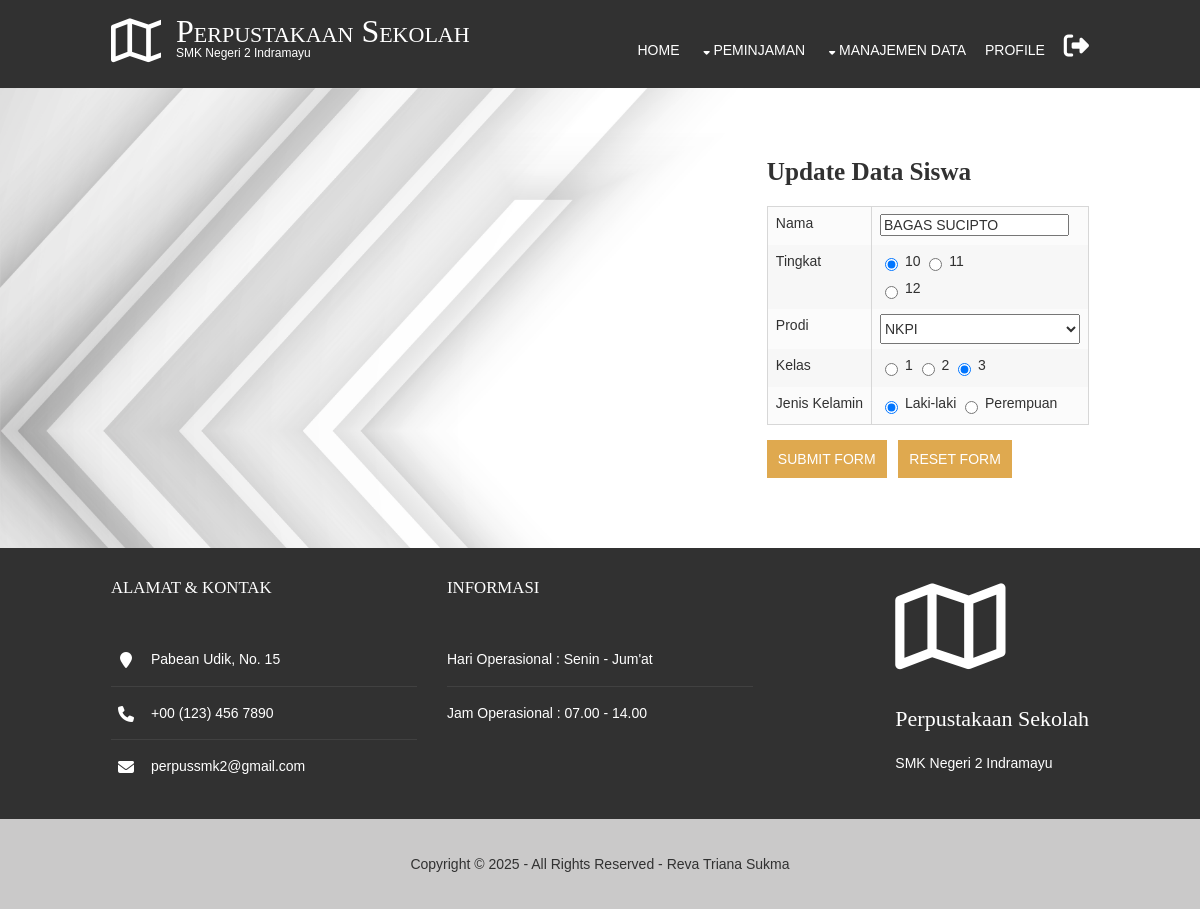
The page /pages/siswa/edit_siswa.php?id=21220001 (signed in) on the database its author committed.
### tables this page shows
CREATE TABLE `siswa` (
  `nis` char(8) NOT NULL,
  `nama` varchar(50) DEFAULT NULL,
  `kelas` char(1) DEFAULT NULL,
  `prodi` char(1) DEFAULT NULL,
  `tingkat` char(1) DEFAULT NULL,
  `jk` char(1) DEFAULT NULL
);

### koneksi.php (called while the page is built, shortened)
<?php
class database {
	var $host = "localhost";
	var $username = "root";
	var $password = "";
	var $database = "dataperpus";
	var $koneksi = "";
	function __construct(){
		$this->koneksi = mysqli_connect($this->host, $this->username, $this->password, $this->database);
	}
	function get_by_id_siswa ($nis){
		$query = mysqli_query ($this->koneksi, "select * from siswa where nis = '$nis'");
		return $query->fetch_array();
	}
}
?>

### pages/siswa/edit_siswa.php (the view, shortened to what this page needs)
<?php
include '../../index_header.php';
include '../../koneksi.php';
$db = new database();
$nis = $_GET['id'];
if (!is_null($nis)) {
    $data_siswa = $db->get_by_id_siswa($nis);
} else {
    header('location:data_siswa.php');
}
?>
<!DOCTYPE html>
<html>
<head>
    <link href="../../layout/styles/layout.css" rel="stylesheet" type="text/css" media="all">
    <link rel="stylesheet" href="https://cdnjs.cloudflare.com/ajax/libs/font-awesome/6.7.2/css/all.min.css" />
</head>
<body>
<div class="row0 bgded" style="background-image:url('../../images/bg_kiri.jpg');">
<main class="hoc container clear">
    <div class="fl_right">
        <h1 class="fl_left bold font-x2">Update Data Siswa</h1>
        <form method="post" action="../../proses.php?action=update_siswa">
            <table>
                <tr>
                    <td><label for="nama">Nama</label></td>
                    <td><input type="text" name="nama" value="<?php echo $data_siswa['nama']; ?>" oninput="this.value = this.value.toUpperCase();"></td>
                </tr>
                <tr>
                    <td><label for="tingkat">Tingkat</label></td>
                    <td>
                        <input type="radio" id="tingkat1" name="tingkat" value="1" onchange="handleRadioChange(this)" <?php echo ($data_siswa['tingkat'] === '1') ? 'checked' : ''; ?> />
                        <label for="tingkat1">10</label>
                        <input type="radio" id="tingkat2" name="tingkat" value="2" onchange="handleRadioChange(this)" <?php echo ($data_siswa['tingkat'] === '2') ? 'checked' : ''; ?>/>
                        <label for="tingkat2">11</label><br>
                        <input type="radio" id="tingkat3" name="tingkat" value="3" onchange="handleRadioChange(this)" <?php echo ($data_siswa['tingkat'] === '3') ? 'checked' : ''; ?>/>
                        <label for="tingkat3">12</label>
                    </td>
                </tr>
                <tr>
                    <td><label for="prodi">Prodi</label></td>
                    <td>
                        <select name="prodi" id="prodi">
                            <option value="1" <?php echo ($data_siswa['prodi'] === '1') ? 'selected' : ''; ?>>NKPI</option>
                        </select>
                    </td>
                </tr>
                <tr>
                    <td><label for="kelas">Kelas</label></td>
                    <td>
                        <input type="radio" id="kelas1" name="kelas" value="1" onchange="handleRadioChange(this)" <?php echo ($data_siswa['kelas'] === '1') ? 'checked' : ''; ?> />
                        <label for="kelas1">1</label>
                        <input type="radio" id="kelas2" name="kelas" value="2" onchange="handleRadioChange(this)" <?php echo ($data_siswa['kelas'] === '2') ? 'checked' : ''; ?>/>
                        <label for="kelas2">2</label>
                        <input type="radio" id="kelas3" name="kelas" value="3" onchange="handleRadioChange(this)" <?php echo ($data_siswa['kelas'] === '3') ? 'checked' : ''; ?> />
                        <label for="kelas3">3</label>
                    </td>
                </tr>
                <tr>
                    <td><label for="jk">Jenis Kelamin</label></td>
                    <td>
                        <input type="radio" id="jk1" name="jk" value="1" onchange="handleRadioChange(this)" <?php echo ($data_siswa['jk'] === '1') ? 'checked' : ''; ?> />
                        <label for="jk1">Laki-laki</label>
                        <input type="radio" id="jk2" name="jk" value="2" onchange="handleRadioChange(this)" <?php echo ($data_siswa['jk'] === '2') ? 'checked' : ''; ?>/>
                        <label for="jk2">Perempuan</label>
                    </td>
                </tr>
            </table>
            <div>
                <input class="inspace-10 btn" type="submit" name="submit" value="Submit Form">
                <input class="inspace-10 btn" type="reset" name="reset" value="Reset Form">
            </div>
        </form>
    </div>
</div>
</body>
</html>

### layout/styles/layout.css (style rules this page uses)
.container { padding:70px 0; }
#footer { padding:30px 0; }
#footer .title { margin:0 0 50px 0; padding:0; font-size:1.2rem; text-transform:uppercase; }
#footer .linklist li { display:block; margin-bottom:15px; padding:0 0 15px 0; border-bottom:1px solid; }
#footer .linklist li:last-child { margin:0; padding:0; border:none; }
#footer .linklist li::before, #footer .linklist li::after { display:table; content:""; }
#footer .linklist li, #footer .linklist li::after { clear:both; }
#footer .contact.linklist li, #footer .contact.linklist li:last-child { position:relative; padding-left:40px; }
#footer .contact li * { margin:0; padding:0; line-height:1.6; }
#footer .contact li i { display:block; position:absolute; top:0; left:0; width:30px; font-size:16px; text-align:center; }
#copyright { padding:20px 0; text-align: center; }
*, *::before, *::after { transition:all .3s ease-in-out; }
select { width: 200px; height: 30px; }
table, th, td { border:1px solid; border-collapse:collapse; vertical-align:top; }
table, th { table-layout:auto; }
table { width:100%; margin-bottom:15px; }
th, td { padding:5px 8px; }
td { border-width:0 1px; }
body { color:#888888; background-color:#FFFFFF; }
a { color:#DFA94F; }
.btn, .btn.inverse:hover { color:#FFFFFF; background-color:#DFA94F; border-color:#DFA94F; }
.row0 { background-color:#FFFFFF; color:#313131; }
.row4 { color:#FFFFFF; background-color:#313131; border-color:#DFA94F }
.row5, .row5 a { color:#313131; background-color:#cac9c9; }
#footer .linklist li { border-color:#414141; }
table, th, td, #comments .avatar, #comments input, #comments textarea { border-color:#D7D7D7; }
tr, #comments li, #comments input[type="submit"], #comments input[type="reset"] { color:inherit; background-color:#FBFBFB; }
tr:nth-child(even), #comments li:nth-child(even) { color:inherit; background-color:#F7F7F7; }
@media screen and (min-width:978px) { .hoc { max-width:978px; } }

### layout/styles/framework.css (style rules this page uses)
html { overflow-y: scroll; overflow-x: hidden; }
html, body { margin: 0; padding: 0; font-size: 14px; line-height: 1.6em; }
*, *::before, *::after { box-sizing: border-box; }
.bold { font-weight: bold; }
.nospace { margin: 0; padding: 0; list-style: none; }
.bgded { background-position: top center; background-repeat: no-repeat; background-size: cover; }
.btn { display: inline-block; padding: 15px 25px 17px; text-transform: uppercase; border: 1px solid; }
.clear, .group { display: block; }
.clear::before, .clear::after, .group::before, .group::after { display: table; content: ""; }
.clear, .clear::after, .group, .group::after { clear: both; }
a { outline: none; text-decoration: none; }
.fl_left, .imgl { float: left; }
.fl_right, .imgr { float: right; }
body, input, textarea, select { font-family: Verdana, Geneva, sans-serif; }
h1, h2, h3, h4, h5, h6, .heading { font-family: Georgia, "Times New Roman", Times, serif; }
form, fieldset, legend { margin: 0; padding: 0; border: none; }
label, input, textarea, select { display: inline-block; resize: none; outline: none; color: inherit; font-size: inherit; font-family: inherit; vertical-align: middle; }
label { margin-bottom: 5px; }
h1, h2, h3, h4, h5, h6, .heading { margin: 0 0 20px 0; font-size: 22px; line-height: normal; font-weight: normal; text-transform: capitalize; }
address { font-style: normal; font-weight: normal; }
.font-x2 { font-size: 1.8rem; }
.wrapper { display: block; width: 100%; margin: 0; padding: 0; text-align: left; word-wrap: break-word; }
.hoc { display: block; margin: 0 auto; }
address, article, aside, figcaption, figure, footer, header, main, nav, section { display: block; margin: 0; padding: 0; }
.one_half, .one_third, .two_third, .one_quarter, .two_quarter, .three_quarter { display: inline-block; float: left; margin: 0 0 0 3.06748466257669%; list-style: none; }
.first { margin-left: 0; clear: left; }
.one_third { width: 31.28834355828221%; }
.btmspace-30 { margin-bottom: 30px; }
.inspace-10 { padding: 10px; }

### rows shown on the page
siswa: nama "BAGAS SUCIPTO", tingkat "☑ 10", tingkat "☐ 11", tingkat "☐ 12", prodi "NKPI", kelas "☐ 1", kelas "☐ 2", kelas "☑ 3", jk "☑ Laki-laki", jk "☐ Perempuan"
